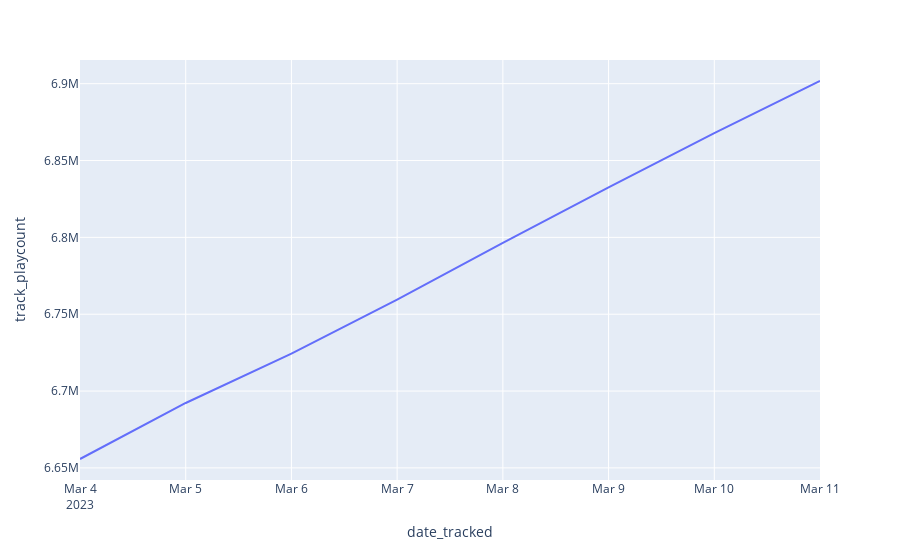

The code cell stored with this chart in its notebook:
### Code cell
import plotly.express as px
df1 = df[df['album_name'] == 'Anti-Hero (ILLENIUM Remix)']


fig = px.line(df1, x='date_tracked', y="track_playcount")
fig.show()

### Figure 1 — Plotly figure (JSON) as saved in the notebook; plotly's stock layout.template omitted (floating-point values rounded to 4 significant figures)
{"data": [{"hovertemplate": "date_tracked=%{x}<br>track_playcount=%{y}<extra></extra>", "legendgroup": "", "line": {"color": "#636efa", "dash": "solid"}, "marker": {"symbol": "circle"}, "mode": "lines", "name": "", "orientation": "v", "showlegend": false, "type": "scatter", "x": ["2023-03-04", "2023-03-04", "2023-03-05", "2023-03-05", "2023-03-06", "2023-03-06", "2023-03-07", "2023-03-07", "2023-03-08", "2023-03-08", "2023-03-09", "2023-03-09", "2023-03-10", "2023-03-10", "2023-03-11", "2023-03-11"], "xaxis": "x", "y": [6655791, 6655791, 6692236, 6692236, 6724343, 6724343, 6759510, 6759510, 6796466, 6796466, 6832593, 6832593, 6867834, 6867834, 6901747, 6901747], "yaxis": "y"}], "layout": {"legend": {"tracegroupgap": 0}, "margin": {"t": 60}, "xaxis": {"anchor": "y", "domain": [0, 1], "title": {"text": "date_tracked"}}, "yaxis": {"anchor": "x", "domain": [0, 1], "title": {"text": "track_playcount"}}}}
